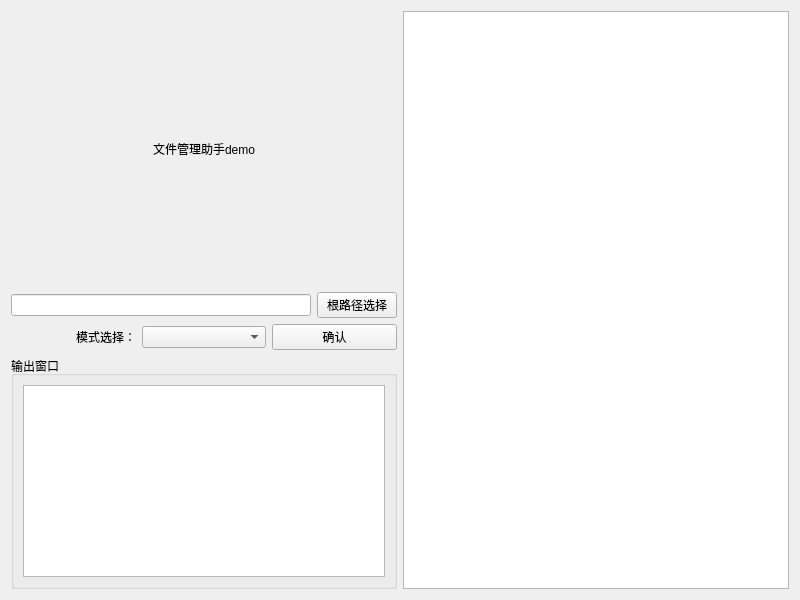
<?xml version="1.0" encoding="UTF-8"?>
<ui version="4.0">
 <class>Widget</class>
 <widget class="QWidget" name="Widget">
  <property name="geometry">
   <rect>
    <x>0</x>
    <y>0</y>
    <width>800</width>
    <height>600</height>
   </rect>
  </property>
  <property name="windowTitle">
   <string>Widget</string>
  </property>
  <layout class="QGridLayout" name="gridLayout">
   <item row="0" column="0">
    <layout class="QVBoxLayout" name="verticalLayout">
     <item>
      <spacer name="verticalSpacer">
       <property name="orientation">
        <enum>Qt::Vertical</enum>
       </property>
       <property name="sizeHint" stdset="0">
        <size>
         <width>20</width>
         <height>40</height>
        </size>
       </property>
      </spacer>
     </item>
     <item>
      <layout class="QHBoxLayout" name="horizontalLayout_3">
       <item>
        <spacer name="horizontalSpacer">
         <property name="orientation">
          <enum>Qt::Horizontal</enum>
         </property>
         <property name="sizeHint" stdset="0">
          <size>
           <width>40</width>
           <height>20</height>
          </size>
         </property>
        </spacer>
       </item>
       <item>
        <widget class="QLabel" name="label">
         <property name="text">
          <string>文件管理助手demo</string>
         </property>
         <property name="textFormat">
          <enum>Qt::RichText</enum>
         </property>
         <property name="scaledContents">
          <bool>true</bool>
         </property>
         <property name="alignment">
          <set>Qt::AlignCenter</set>
         </property>
        </widget>
       </item>
       <item>
        <spacer name="horizontalSpacer_2">
         <property name="orientation">
          <enum>Qt::Horizontal</enum>
         </property>
         <property name="sizeHint" stdset="0">
          <size>
           <width>40</width>
           <height>20</height>
          </size>
         </property>
        </spacer>
       </item>
      </layout>
     </item>
     <item>
      <spacer name="verticalSpacer_2">
       <property name="orientation">
        <enum>Qt::Vertical</enum>
       </property>
       <property name="sizeHint" stdset="0">
        <size>
         <width>20</width>
         <height>40</height>
        </size>
       </property>
      </spacer>
     </item>
     <item>
      <layout class="QHBoxLayout" name="horizontalLayout_2">
       <item>
        <widget class="QLineEdit" name="lineEdit"/>
       </item>
       <item>
        <widget class="QPushButton" name="pushButton_rootPath">
         <property name="text">
          <string>根路径选择</string>
         </property>
        </widget>
       </item>
      </layout>
     </item>
     <item>
      <layout class="QHBoxLayout" name="horizontalLayout_4">
       <item>
        <widget class="QLabel" name="label_2">
         <property name="text">
          <string>模式选择：</string>
         </property>
         <property name="alignment">
          <set>Qt::AlignRight|Qt::AlignTrailing|Qt::AlignVCenter</set>
         </property>
        </widget>
       </item>
       <item>
        <widget class="QComboBox" name="comboBox"/>
       </item>
       <item>
        <widget class="QPushButton" name="pushButton_ok">
         <property name="text">
          <string>确认</string>
         </property>
        </widget>
       </item>
      </layout>
     </item>
     <item>
      <widget class="QGroupBox" name="groupBox">
       <property name="title">
        <string>输出窗口</string>
       </property>
       <layout class="QHBoxLayout" name="horizontalLayout">
        <item>
         <widget class="QTextEdit" name="textEdit"/>
        </item>
       </layout>
      </widget>
     </item>
    </layout>
   </item>
   <item row="0" column="1">
    <widget class="QTreeView" name="treeView"/>
   </item>
  </layout>
 </widget>
 <resources/>
 <connections/>
</ui>
